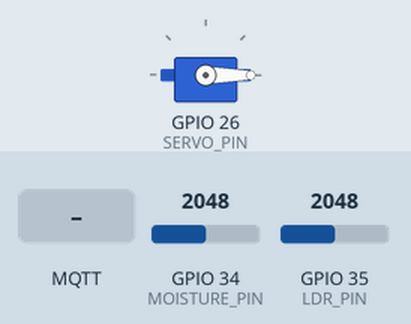
Simulated run of this sketch. Board: ESP32. Shown: servo. The test bench sets the inputs (shaded band); at power-on: GPIO 34 (MOISTURE_PIN) = 2048, GPIO 35 (LDR_PIN) = 2048. WiFi joins after 1.5 s; servers stay silent unless stated; random numbers use the default seed unless the sketch sets one; no MQTT or app messages arrive unless stated; what the sketch prints to the serial monitor is not drawn.

Above: at 2.7 s.
2.8 s: MQTT message "PUMP_ON" arrives on the first subscribed topic
At 4.0 s:
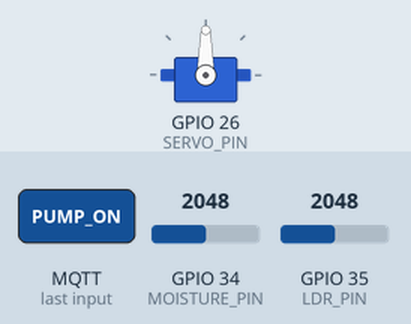
4.3 s: MQTT message "Tomato" arrives on the first subscribed topic
5.8 s: MQTT message "Onion" arrives on the first subscribed topic
Timing chart, 0 to 8.8 s (numbered marks = the images above; inputs shaded):
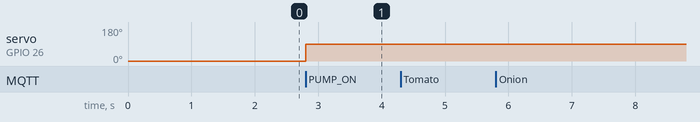

Measured:
- after the input at 2.8 s, servo on GPIO 26 (SERVO_PIN): 0° → 90° at once
- after the input at 4.3 s, every drawn part: stays the same
- after the input at 5.8 s, every drawn part: stays the same

The sketch:

Cloud_with_uc.ino
```cpp
#include <WiFi.h>
#include <WiFiClientSecure.h>
#include <PubSubClient.h>
#include <ArduinoJson.h>
#include <ESP32Servo.h>

// ---------------- WIFI ----------------

const char* ssid = "CARDILAC";
const char* password = "Viraj@141205";

// ---------------- MQTT ----------------

const char* mqtt_server =
"b736600fb46243e38eb3d7685b6eb50e.s1.eu.hivemq.cloud";

const int mqtt_port = 8883;

const char* mqtt_user =
"pbl-cluster";

const char* mqtt_pass =
"Pbl1cluster";


// ---------------- PINS ----------------

#define MOISTURE_PIN 34
#define LDR_PIN 35
#define SERVO_PIN 26

// ---------------- OBJECTS ----------------

WiFiClientSecure espClient;
PubSubClient client(espClient);

Servo pumpServo;

// ---------------- VARIABLES ----------------

unsigned long lastMsg = 0;

bool autoMode = false;

bool pumpState = false;

String selectedCrop = "Tomato";

int moistureThreshold = 60;

// ---------------- WIFI ----------------

void setup_wifi() {

    delay(10);

    Serial.println();
    Serial.print("Connecting WiFi");

    WiFi.begin(ssid, password);

    while (
        WiFi.status() != WL_CONNECTED
    ) {

        delay(500);

        Serial.print(".");
    }

    Serial.println("");
    Serial.println("WiFi Connected");
}

// ---------------- CROP SETTINGS ----------------

void updateCropSettings() {

    if (selectedCrop == "Tomato") {

        moistureThreshold = 60;
    }

    else if (selectedCrop == "Onion") {

        moistureThreshold = 50;
    }

    else if (selectedCrop == "Sugarcane") {

        moistureThreshold = 70;
    }

    else if (selectedCrop == "Cotton") {

        moistureThreshold = 40;
    }

    else if (selectedCrop == "Aloe") {

        moistureThreshold = 20;
    }

    else {

        moistureThreshold = 50;
    }

    Serial.print("Crop: ");
    Serial.println(selectedCrop);

    Serial.print("Threshold: ");
    Serial.println(moistureThreshold);
}

// ---------------- SENSOR FUNCTIONS ----------------

int getMoisture() {

    int raw =
    analogRead(MOISTURE_PIN);

    int moisture =
    map(
        raw,
        4095,
        0,
        0,
        100
    );

    moisture =
    constrain(
        moisture,
        0,
        100
    );

    return moisture;
}

int getLight() {

    int raw =
    analogRead(LDR_PIN);

    int light =
    map(
        raw,
        0,
        4095,
        100,
        0
    );

    light =
    constrain(
        light,
        0,
        100
    );

    return light;
}

// ---------------- SERVO CONTROL ----------------

void pumpON() {

    pumpServo.write(90);

    pumpState = true;

    Serial.println("Pump ON");
}

void pumpOFF() {

    pumpServo.write(0);

    pumpState = false;

    Serial.println("Pump OFF");
}

// ---------------- MQTT PUBLISH ----------------

void publishSensorData() {

    StaticJsonDocument<256> doc;

    doc["moisture"] =
    getMoisture();

    doc["light"] =
    getLight();

    doc["pump"] =
    pumpState ? 1 : 0;

    doc["autoMode"] =
    autoMode;

    doc["crop"] =
    selectedCrop;

    doc["threshold"] =
    moistureThreshold;

    char buffer[256];

    serializeJson(doc, buffer);

    client.publish(
        "smart_irrigation/sensors",
        buffer
    );

    Serial.println(buffer);
}

// ---------------- MQTT CALLBACK ----------------

void callback(
    char* topic,
    byte* payload,
    unsigned int length
) {

    String message;

    for (
        int i = 0;
        i < length;
        i++
    ) {

        message +=
        (char)payload[i];
    }

    message.trim();

    Serial.print("MQTT Message: ");
    Serial.println(message);

    // ---------- MANUAL PUMP ----------

    if (message == "PUMP_ON") {

        Serial.println("MATCHED PUMP_ON");

        autoMode = false;

        pumpON();
    }

    else if (
        message == "PUMP_OFF"
    ) {

        Serial.println("MATCHED PUMP_OFF");

        autoMode = false;

        pumpOFF();
    }

    // ---------- AUTO MODE ----------

    else if (
        message == "AUTO_ON"
    ) {

        autoMode = true;

        Serial.println(
            "Auto Mode ON"
        );
    }

    else if (
        message == "AUTO_OFF"
    ) {

        autoMode = false;

        pumpOFF();

        Serial.println(
            "Auto Mode OFF"
        );
    }

    // ---------- CROP CHANGE ----------

    else if (
        message == "Tomato" ||
        message == "Onion" ||
        message == "Sugarcane" ||
        message == "Cotton" ||
        message == "Aloe"
    ) {

        selectedCrop =
        message;

        updateCropSettings();

        Serial.print(
            "Selected Crop: "
        );

        Serial.println(
            selectedCrop
        );
    }

    publishSensorData();
}

// ---------------- MQTT RECONNECT ----------------

void reconnect() {

    while (
        !client.connected()
    ) {

        Serial.print(
            "Connecting MQTT..."
        );

        String clientId =
        "ESP32Client-";

        clientId +=
        String(
            random(0xffff),
            HEX
        );

        if (
            client.connect(
                clientId.c_str(),
                mqtt_user,
                mqtt_pass
            )
        ) {

            Serial.println(
                "Connected"
            );

            client.subscribe(
                "smart_irrigation/control"
            );

            Serial.println(
                "Subscribed to control topic"
            );
        }

        else {

            Serial.print(
                "Failed: "
            );

            Serial.println(
                client.state()
            );

            delay(2000);
        }
    }
}

// ---------------- SETUP ----------------

void setup() {

    Serial.begin(115200);

    pumpServo.attach(
        SERVO_PIN
    );

    pumpOFF();

    updateCropSettings();

    setup_wifi();

    espClient.setInsecure();

    client.setServer(
        mqtt_server,
        mqtt_port
    );

    client.setCallback(
        callback
    );

    Serial.println(
        "System Ready"
    );
}

// ---------------- LOOP ----------------

void loop() {

    if (
        !client.connected()
    ) {

        reconnect();
    }

    client.loop();

    unsigned long now =
    millis();

    if (
        now - lastMsg > 5000
    ) {

        lastMsg = now;

        int moisture =
        getMoisture();

        // ---------- AUTO IRRIGATION ----------

        if (autoMode) {

            // TURN ON BELOW LIMIT

            if (
                moisture <
                moistureThreshold - 5
            ) {

                if (!pumpState) {

                    pumpON();

                    Serial.println(
                        "AUTO: Pump ON"
                    );
                }
            }

            // TURN OFF ABOVE LIMIT

            else if (
                moisture >
                moistureThreshold + 5
            ) {

                if (pumpState) {

                    pumpOFF();

                    Serial.println(
                        "AUTO: Pump OFF"
                    );
                }
            }
        }

        publishSensorData();
    }
}
```
